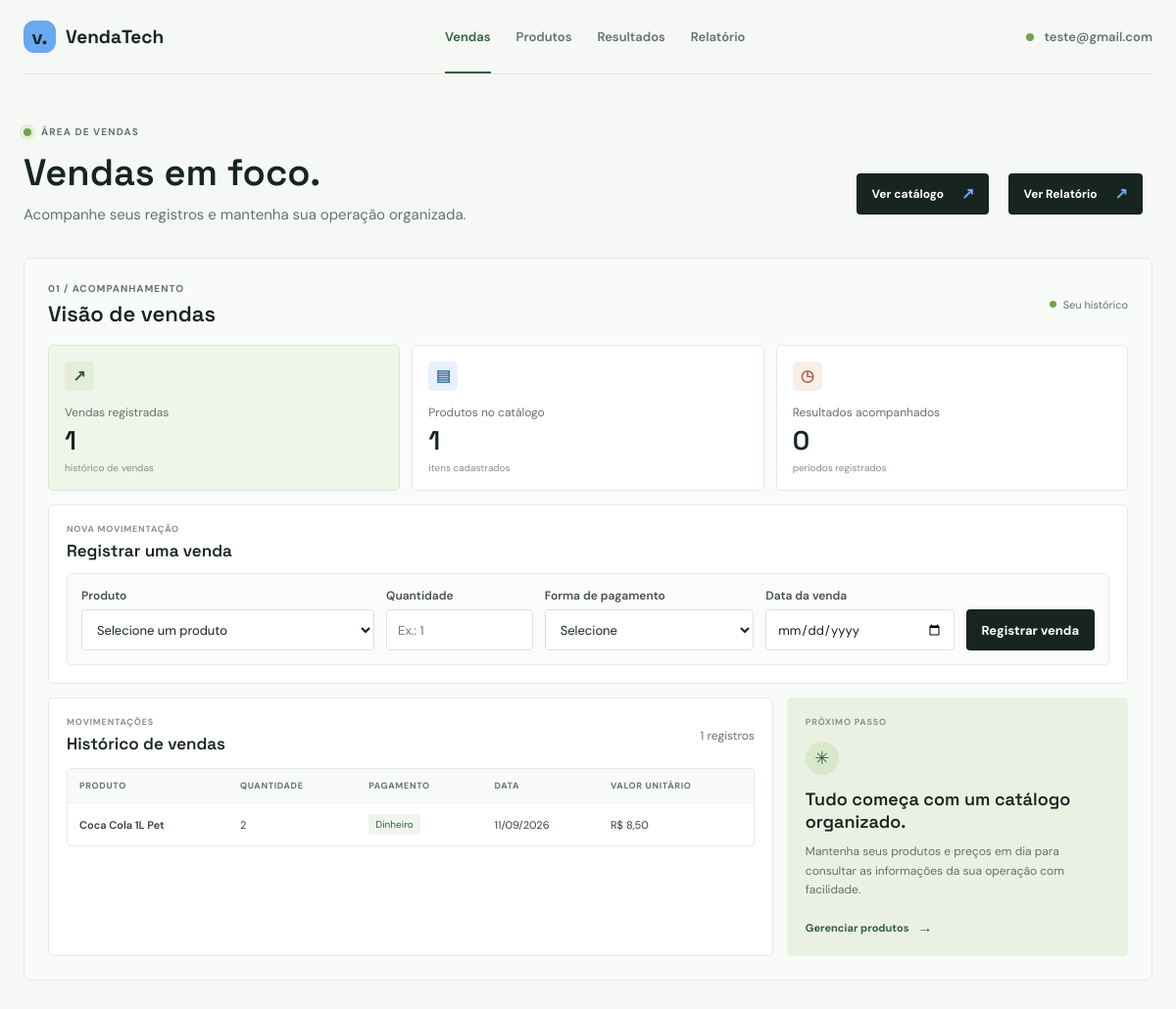
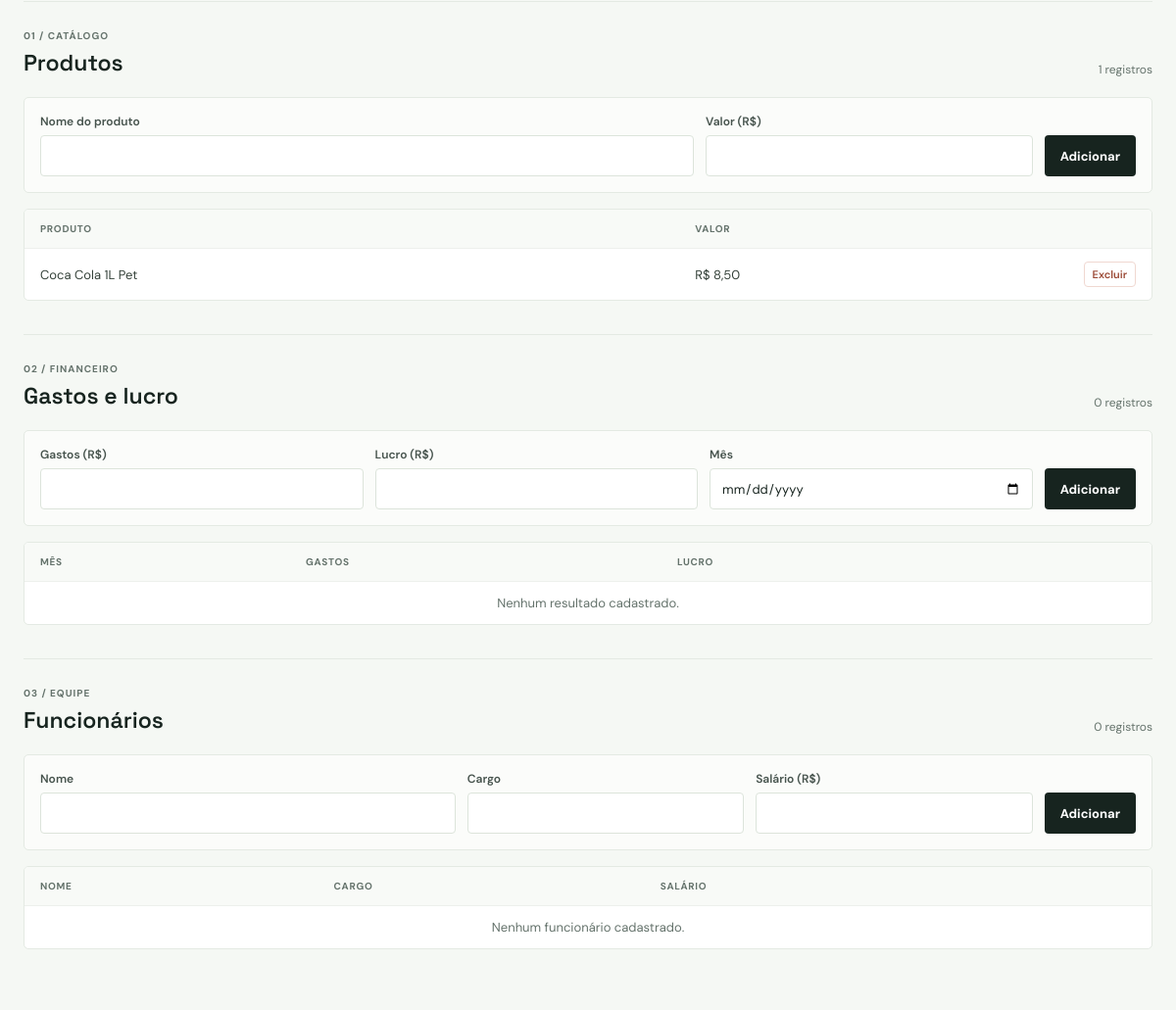
/dashboard/ (signed in), run on the app's committed database (2 pictures, top to bottom).
### home/models.py (models this page shows, shortened)
class SalesRecord(models.Model):
	owner = models.ForeignKey(User, on_delete=models.CASCADE, related_name='sales_records')
	product = models.ForeignKey(Product, on_delete=models.CASCADE) # O Produto só pode ser vendido se estiver na tabela de produtos.
	quantity = models.PositiveIntegerField()
	method_of_payment = models.CharField(max_length=50)
	sale_date = models.DateField()

class Product(models.Model):
	owner = models.ForeignKey(User, on_delete=models.CASCADE, related_name='products')
	name = models.CharField(max_length=120)
	value = models.DecimalField(max_digits=10, decimal_places=2)

### home/views.py (the view, shortened to what this page needs)
# urls.py: path('dashboard/', dashboard, name='dashboard'),
@login_required(login_url='auth')
def dashboard(request):
    context = {
        'products': Product.objects.filter(owner=request.user),
        'results': MonthlyResult.objects.filter(owner=request.user),
        'employees': Employee.objects.filter(owner=request.user),
        'sales': SalesRecord.objects.filter(owner=request.user),
    }
    return render(request, 'core/dashboard.html', context)

### home/templates/core/dashboard.html (shortened to what this page needs)
{% load static %}
<!DOCTYPE html>
<html lang="pt-BR">
<head>
    <link rel="stylesheet" href="{% static 'css/style.css' %}">
    <link rel="stylesheet" href="{% static 'css/dashboard.css' %}">
</head>
<body>
    <header class="dashboard-topbar">
        <a class="logo" href="{% url 'index' %}" aria-label="VendaTech, página inicial"><span class="logo-mark">v.</span> VendaTech</a>
        <nav class="dashboard-nav" aria-label="Navegação do painel">
            <a class="dashboard-nav-active" href="#sales">Vendas</a>
            <a href="#products">Produtos</a>
            <a href="#results">Resultados</a>
            <a href="{% url 'report' %}">Relatório</a>
        </nav>
        <div class="dashboard-account">
            <span class="online-dot" aria-hidden="true"></span>{{ request.user.get_short_name|default:request.user.username }}
        </div>
    </header>
    <main class="dashboard-main">
        <div class="dashboard-heading">
            <div>
                <p class="eyebrow"><span class="eyebrow-dot"></span> ÁREA DE VENDAS</p>
                <h1>Vendas em foco.</h1>
                <p class="dashboard-intro">Acompanhe seus registros e mantenha sua operação organizada.</p>
            </div>
            <div class="buttons">
                <a class="sales-primary-action" href="#products">Ver catálogo <span aria-hidden="true">↗</span></a>
                <a class="sales-primary-action" href="{% url 'report' %}">Ver Relatório <span aria-hidden="true">↗</span></a>
            </div>
        </div>
        {% with sales_records=request.user.sales_records.all %}
        <section class="sales-overview" id="sales" aria-labelledby="sales-title">
            <div class="sales-section-heading">
                <div>
                    <p class="section-index">01 / ACOMPANHAMENTO</p>
                    <h2 id="sales-title">Visão de vendas</h2>
                </div>
                <span class="sales-update"><span aria-hidden="true"></span> Seu histórico</span>
            </div>
            <div class="sales-metrics">
                <article class="sales-metric-card sales-metric-featured">
                    <div class="sales-metric-icon" aria-hidden="true">↗</div>
                    <p>Vendas registradas</p>
                    <strong>{{ sales_records|length }}</strong>
                    <span>histórico de vendas</span>
                </article>
                <article class="sales-metric-card">
                    <div class="sales-metric-icon sales-icon-blue" aria-hidden="true">▤</div>
                    <p>Produtos no catálogo</p>
                    <strong>{{ products|length }}</strong>
                    <span>itens cadastrados</span>
                </article>
                <article class="sales-metric-card">
                    <div class="sales-metric-icon sales-icon-peach" aria-hidden="true">◷</div>
                    <p>Resultados acompanhados</p>
                    <strong>{{ results|length }}</strong>
                    <span>períodos registrados</span>
                </article>
            </div>
            <section class="sale-entry" aria-labelledby="sale-entry-title">
                <div class="sales-panel-heading">
                    <div>
                        <p class="sales-panel-kicker">NOVA MOVIMENTAÇÃO</p>
                        <h3 id="sale-entry-title">Registrar uma venda</h3>
                    </div>
                </div>
                <form class="entry-form sale-form" method="post">
                    <div class="entry-field">
                        <label for="sale-product">Produto</label>
                        <select id="sale-product" name="product" required>
                            <option value="" selected disabled>Selecione um produto</option>
                        </select>
                    </div>
                    <div class="entry-field">
                        <label for="sale-quantity">Quantidade</label>
                        <input id="sale-quantity" name="quantity" type="number" min="1" step="1" placeholder="Ex.: 1" required>
                    </div>
                    <div class="entry-field">
                        <label for="sale-payment">Forma de pagamento</label>
                        <select id="sale-payment" name="method_of_payment" required>
                            <option value="" selected disabled>Selecione</option>
                        </select>
                    </div>
                    <div class="entry-field">
                        <label for="sale-date">Data da venda</label>
                        <input id="sale-date" name="sale_date" type="date" required>
                    </div>
                    <button class="add-button" type="submit">Registrar venda</button>
                </form>
            </section>
            <div class="sales-content-grid">
                <section class="sales-history" aria-labelledby="sales-history-title">
                    <div class="sales-panel-heading">
                        <div>
                            <p class="sales-panel-kicker">MOVIMENTAÇÕES</p>
                            <h3 id="sales-history-title">Histórico de vendas</h3>
                        </div>
                        <span class="record-count">{{ sales_records|length }} registros</span>
                    </div>
                    <div class="table-scroll sales-table-scroll">
                        <table>
                            <thead>
                                <tr><th>Produto</th><th>Quantidade</th><th>Pagamento</th><th>Data</th><th>Valor unitário</th></tr>
                            </thead>
                            <tbody>
                                {% for sale in sales_records %}
                                    <tr>
                                        <td class="sales-product-name">{{ sale.product.name }}</td>
                                        <td>{{ sale.quantity }}</td>
                                        <td><span class="payment-tag">{{ sale.method_of_payment }}</span></td>
                                        <td>{{ sale.sale_date|date:"d/m/Y" }}</td>
                                        <td>R$ {{ sale.product.value|floatformat:2 }}</td>
                                    </tr>
                                {% empty %}
                                    <tr><td class="empty-row" colspan="5">Nenhuma venda registrada ainda.</td></tr>
                                {% endfor %}
                            </tbody>
                        </table>
                    </div>
                </section>
                <aside class="sales-shortcuts" aria-labelledby="sales-shortcuts-title">
                    <p class="sales-panel-kicker">PRÓXIMO PASSO</p>
                    <div class="shortcut-mark" aria-hidden="true">✳</div>
                    <h3 id="sales-shortcuts-title">Tudo começa com um catálogo organizado.</h3>
                    <p>Mantenha seus produtos e preços em dia para consultar as informações da sua operação com facilidade.</p>
                    <a href="#products">Gerenciar produtos <span aria-hidden="true">→</span></a>
                </aside>
            </div>
        </section>
        {% endwith %}
        <section class="management-section" id="products" aria-labelledby="products-title">
            <div class="section-heading">
                <div><p class="section-index">01 / CATÁLOGO</p><h2 id="products-title">Produtos</h2></div>
                <span class="record-count">{{ products|length }} registros</span>
            </div>
            <form class="entry-form products-form" method="post">
                <div class="entry-field"><label for="product-name">Nome do produto</label><input id="product-name" name="name" type="text" maxlength="120" required></div>
                <div class="entry-field"><label for="product-value">Valor (R$)</label><input id="product-value" name="value" type="number" min="0" step="0.01" required></div>
                <button class="add-button" type="submit">Adicionar</button>
            </form>
            <div class="table-scroll">
                <table>
                    <thead><tr><th>Produto</th><th>Valor</th><th><span class="visually-hidden">Ações</span></th></tr></thead>
                    <tbody>
                        {% for product in products %}
                            <tr>
                                <td>{{ product.name }}</td>
                                <td>R$ {{ product.value|floatformat:2 }}</td>
                                <td class="action-cell"><form method="post"><button class="delete-button" type="submit" aria-label="Excluir {{ product.name }}">Excluir</button></form></td>
                            </tr>
                        {% empty %}
                            <tr><td class="empty-row" colspan="3">Nenhum produto cadastrado.</td></tr>
                        {% endfor %}
                    </tbody>
                </table>
            </div>
        </section>
        <section class="management-section" id="results" aria-labelledby="results-title">
            <div class="section-heading">
                <div><p class="section-index">02 / FINANCEIRO</p><h2 id="results-title">Gastos e lucro</h2></div>
                <span class="record-count">{{ results|length }} registros</span>
            </div>
            <form class="entry-form results-form" method="post">
                <div class="entry-field"><label for="result-expenses">Gastos (R$)</label><input id="result-expenses" name="expenses" type="number" min="0" step="0.01" required></div>
                <div class="entry-field"><label for="result-profit">Lucro (R$)</label><input id="result-profit" name="profit" type="number" min="0" step="0.01" required></div>
                <div class="entry-field"><label for="result-month">Mês</label><input id="result-month" name="month" type="date" required></div>
                <button class="add-button" type="submit">Adicionar</button>
            </form>
            <div class="table-scroll">
                <table>
                    <thead><tr><th>Mês</th><th>Gastos</th><th>Lucro</th><th><span class="visually-hidden">Ações</span></th></tr></thead>
                    <tbody>
                        {% for result in results %}
                            <tr>
                                <td>{{ result.month|date:"m/Y" }}</td>
                                <td>R$ {{ result.expenses|floatformat:2 }}</td>
                                <td>R$ {{ result.profit|floatformat:2 }}</td>
                                <td class="action-cell"><form method="post">{% csrf_token %}<input type="hidden" name="action" value="delete_result"><input type="hidden" name="record_id" value="{{ result.pk }}"><button class="delete-button" type="submit" aria-label="Excluir resultado de {{ result.month|date:'m/Y' }}">Excluir</button></form></td>
                            </tr>
                        {% empty %}
                            <tr><td class="empty-row" colspan="4">Nenhum resultado cadastrado.</td></tr>
                        {% endfor %}
                    </tbody>
                </table>
            </div>
        </section>
        <section class="management-section" aria-labelledby="employees-title">
            <div class="section-heading">
                <div><p class="section-index">03 / EQUIPE</p><h2 id="employees-title">Funcionários</h2></div>
                <span class="record-count">{{ employees|length }} registros</span>
            </div>
            <form class="entry-form employees-form" method="post">
                <div class="entry-field"><label for="employee-name">Nome</label><input id="employee-name" name="name" type="text" maxlength="120" required></div>
                <div class="entry-field"><label for="employee-role">Cargo</label><input id="employee-role" name="role" type="text" maxlength="100" required></div>
                <div class="entry-field"><label for="employee-salary">Salário (R$)</label><input id="employee-salary" name="salary" type="number" min="0" step="0.01" required></div>
                <button class="add-button" type="submit">Adicionar</button>
            </form>
            <div class="table-scroll">
                <table>
                    <thead><tr><th>Nome</th><th>Cargo</th><th>Salário</th><th><span class="visually-hidden">Ações</span></th></tr></thead>
                    <tbody>
                        {% for employee in employees %}
                            <tr>
                                <td>{{ employee.name }}</td>
                                <td>{{ employee.role }}</td>
                                <td>R$ {{ employee.salary|floatformat:2 }}</td>
                                <td class="action-cell"><form method="post">{% csrf_token %}<input type="hidden" name="action" value="delete_employee"><input type="hidden" name="record_id" value="{{ employee.pk }}"><button class="delete-button" type="submit" aria-label="Excluir {{ employee.name }}">Excluir</button></form></td>
                            </tr>
                        {% empty %}
                            <tr><td class="empty-row" colspan="4">Nenhum funcionário cadastrado.</td></tr>
                        {% endfor %}
                    </tbody>
                </table>
            </div>
        </section>
    </main>
</body>
</html>

### home/static/css/style.css (style rules this page uses)
:root { --ink: #17241f; --muted: #65736c; --top: #69A9F1; --green-dark: #325f40; --paper: #f5f8f4; --white: #ffffff; --line: #e4eae3; --coral: #f18f72; --blue: #a7c9ff; --font-display: 'Space Grotesk', sans-serif; --font-body: 'DM Sans', sans-serif; --font-inter: 'Inter'; }
* { box-sizing: border-box; margin: 0; padding: 0; }
html { scroll-behavior: smooth; }
body { width: 100%; min-height: 100vh; overflow-x: hidden; background: var(--paper); color: var(--ink); font-family: var(--font-body); -webkit-font-smoothing: antialiased; }
a { color: inherit; text-decoration: none; }
.logo { display: inline-flex; align-items: center; gap: 10px; color: var(--ink); font-family: var(--font-display); font-size: 19px; font-weight: 700; }
.logo-mark, .dash-mark { display: grid; width: 33px; height: 33px; place-items: center; border-radius: 11px; background: var(--top); color: var(--ink); font-family: var(--font-display); font-size: 20px; font-weight: 700; }
.eyebrow { display: flex; align-items: center; gap: 10px; color: #65736c; font-size: 10px; font-weight: 700; letter-spacing: 1.15px; }
.eyebrow-dot { width: 8px; height: 8px; flex: 0 0 8px; border-radius: 50%; background: #72a447; box-shadow: 0 0 0 4px #e5efd9; }
.online-dot, .status-pulse { width: 7px; height: 7px; border-radius: 50%; background: #6fb368; }

### data on the page
SalesRecord: product.name "Coca Cola 1L Pet", quantity "2", method_of_payment "Dinheiro", sale_date "11/09/2026", product.value "8,50"
Product: name "Coca Cola 1L Pet", value "8,50"

### other printed values
{{ request.user.get_short_name|default:request.user.username }} "teste@gmail.com"
{{ sales_records|length }} "1"
{{ products|length }} "1"
{{ results|length }} "0"
{{ employees|length }} "0"
